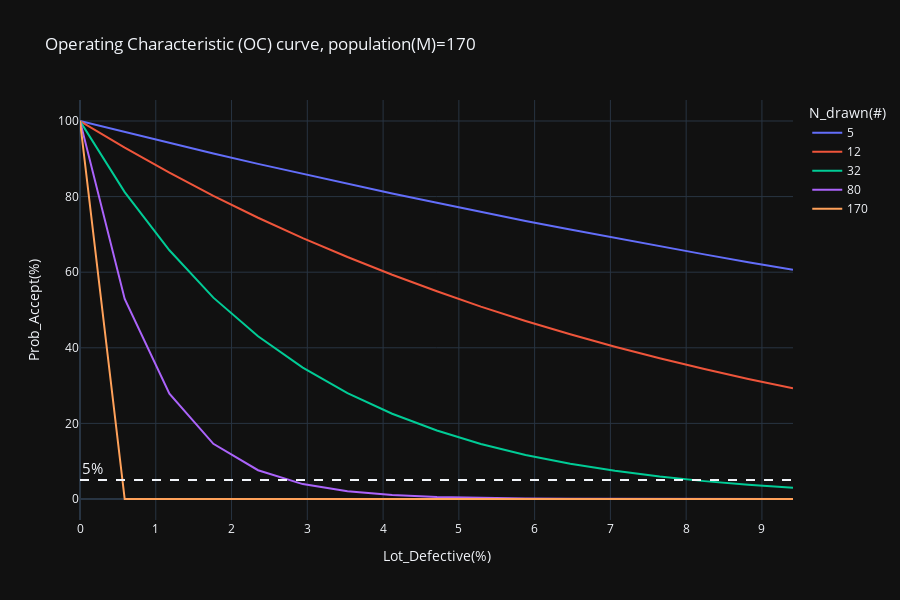

The cell this chart's notebook holds for it:
### Markdown cell above
OC curve

### Code cell
fig = px.line(df, x='Lot_Defective', y='Prob_Accept', color='N_drawn',height=600
                ,title=f"Operating Characteristic (OC) curve, population(M)={M}"
                ,labels={
                    'Lot_Defective':'Lot_Defective(%)',
                    'Prob_Accept':'Prob_Accept(%)',
                    'N_drawn':'N_drawn(#)'})
fig.add_hline(y=5, line_dash="dash"
            ,annotation_text="5%"
            ,annotation_position="top left"
            ,annotation_font_size=15)
fig.show()
fig.write_html(f"OCcurve_population{M}.html")

### Figure 1 — Plotly figure (JSON) as saved in the notebook; plotly's stock layout.template omitted (floating-point values rounded to 4 significant figures)
{"data": [{"hovertemplate": "N_drawn(#)=5<br>Lot_Defective(%)=%{x}<br>Prob_Accept(%)=%{y}<extra></extra>", "legendgroup": "5", "line": {"color": "#636efa", "dash": "solid"}, "marker": {"symbol": "circle"}, "mode": "lines", "name": "5", "orientation": "v", "showlegend": true, "type": "scatter", "x": [0, 0.59, 1.18, 1.76, 2.35, 2.94, 3.53, 4.12, 4.71, 5.29, 5.88, 6.47, 7.06, 7.65, 8.24, 8.82, 9.41], "xaxis": "x", "y": [100, 97.06, 94.19, 91.38, 88.65, 85.98, 83.37, 80.83, 78.35, 75.93, 73.57, 71.28, 69.03, 66.85, 64.72, 62.65, 60.63], "yaxis": "y"}, {"hovertemplate": "N_drawn(#)=12<br>Lot_Defective(%)=%{x}<br>Prob_Accept(%)=%{y}<extra></extra>", "legendgroup": "12", "line": {"color": "#EF553B", "dash": "solid"}, "marker": {"symbol": "circle"}, "mode": "lines", "name": "12", "orientation": "v", "showlegend": true, "type": "scatter", "x": [0, 0.59, 1.18, 1.76, 2.35, 2.94, 3.53, 4.12, 4.71, 5.29, 5.88, 6.47, 7.06, 7.65, 8.24, 8.82, 9.41], "xaxis": "x", "y": [100, 92.94, 86.34, 80.17, 74.41, 69.03, 64.01, 59.33, 54.96, 50.89, 47.1, 43.57, 40.28, 37.22, 34.37, 31.73, 29.27], "yaxis": "y"}, {"hovertemplate": "N_drawn(#)=32<br>Lot_Defective(%)=%{x}<br>Prob_Accept(%)=%{y}<extra></extra>", "legendgroup": "32", "line": {"color": "#00cc96", "dash": "solid"}, "marker": {"symbol": "circle"}, "mode": "lines", "name": "32", "orientation": "v", "showlegend": true, "type": "scatter", "x": [0, 0.59, 1.18, 1.76, 2.35, 2.94, 3.53, 4.12, 4.71, 5.29, 5.88, 6.47, 7.06, 7.65, 8.24, 8.82, 9.41], "xaxis": "x", "y": [100, 81.18, 65.81, 53.27, 43.06, 34.76, 28.02, 22.55, 18.13, 14.55, 11.65, 9.32, 7.45, 5.94, 4.73, 3.76, 2.98], "yaxis": "y"}, {"hovertemplate": "N_drawn(#)=80<br>Lot_Defective(%)=%{x}<br>Prob_Accept(%)=%{y}<extra></extra>", "legendgroup": "80", "line": {"color": "#ab63fa", "dash": "solid"}, "marker": {"symbol": "circle"}, "mode": "lines", "name": "80", "orientation": "v", "showlegend": true, "type": "scatter", "x": [0, 0.59, 1.18, 1.76, 2.35, 2.94, 3.53, 4.12, 4.71, 5.29, 5.88, 6.47, 7.06, 7.65, 8.24, 8.82, 9.41], "xaxis": "x", "y": [100, 52.94, 27.88, 14.6, 7.61, 3.94, 2.03, 1.04, 0.53, 0.27, 0.13, 0.07, 0.03, 0.02, 0.01, 0, 0], "yaxis": "y"}, {"hovertemplate": "N_drawn(#)=170<br>Lot_Defective(%)=%{x}<br>Prob_Accept(%)=%{y}<extra></extra>", "legendgroup": "170", "line": {"color": "#FFA15A", "dash": "solid"}, "marker": {"symbol": "circle"}, "mode": "lines", "name": "170", "orientation": "v", "showlegend": true, "type": "scatter", "x": [0, 0.59, 1.18, 1.76, 2.35, 2.94, 3.53, 4.12, 4.71, 5.29, 5.88, 6.47, 7.06, 7.65, 8.24, 8.82, 9.41], "xaxis": "x", "y": [100, 0, 0, 0, 0, 0, 0, 0, 0, 0, 0, 0, 0, 0, 0, 0, 0], "yaxis": "y"}], "layout": {"annotations": [{"font": {"size": 15}, "showarrow": false, "text": "5%", "x": 0, "xanchor": "left", "xref": "x domain", "y": 5, "yanchor": "bottom", "yref": "y"}], "height": 600, "legend": {"title": {"text": "N_drawn(#)"}, "tracegroupgap": 0}, "shapes": [{"line": {"dash": "dash"}, "type": "line", "x0": 0, "x1": 1, "xref": "x domain", "y0": 5, "y1": 5, "yref": "y"}], "title": {"text": "Operating Characteristic (OC) curve, population(M)=170"}, "xaxis": {"anchor": "y", "domain": [0, 1], "title": {"text": "Lot_Defective(%)"}}, "yaxis": {"anchor": "x", "domain": [0, 1], "title": {"text": "Prob_Accept(%)"}}}}
